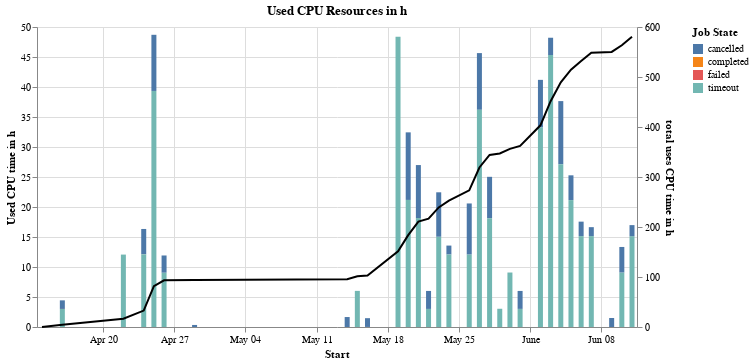

Write notebook code for a chart like this one.
### Code cell
core_hours_per_day = pika_df.select(pl.col("Start").dt.truncate("1d"), pl.col("Core Hours"), pl.col("State")).group_by(pl.col("Start"), pl.col("State")).agg(pl.col("Core Hours").sum(), pl.len().alias("Job Count"))




core_hours_per_day_acc = alt.Chart(
    core_hours_per_day \
        .group_by("Start") \
        .agg(pl.col("Core Hours").sum()) \
        .sort("Start") \
        .select(pl.col("Start"), pl.col("Core Hours").cum_sum().alias("Core Hours Accumulated"))
    , width=600) \
    .mark_line() \
.encode(
    x="Start",
    y=alt.Y("Core Hours Accumulated", title="total uses CPU time in h"),
    color=alt.value("black")
)


core_hours_base_chart = alt.Chart(core_hours_per_day, width=600).mark_bar().encode(
    x="Start",
    color=alt.Color("State", title="Job State")
)

core_hours_per_day_chart = core_hours_base_chart.encode(
    y=alt.Y("Core Hours", title="Used CPU time in h"),
).properties(title="Used CPU Resources in h")

jobs_per_day_chars = core_hours_base_chart.encode(
    y="Job Count",
).properties(title="Number of Scheduled Jobs per day")

(core_hours_per_day_chart + core_hours_per_day_acc).resolve_scale(y="independent").display(scaleFactor=2)

### Figure 1 — Vega-Lite specification as saved in the notebook (floating-point values rounded to 4 significant figures)
{"config": {"view": {"continuousWidth": 300, "continuousHeight": 300}}, "layer": [{"data": {"name": "data-73b5ad0c920c78a5cf804c5ed3ec5328"}, "mark": {"type": "bar"}, "encoding": {"color": {"field": "State", "title": "Job State", "type": "nominal"}, "x": {"field": "Start", "type": "temporal"}, "y": {"field": "Core Hours", "title": "Used CPU time in h", "type": "quantitative"}}, "title": "Used CPU Resources in h"}, {"data": {"name": "data-4854ac901d4d82a21b900783dfffca57"}, "mark": {"type": "line"}, "encoding": {"color": {"value": "black"}, "x": {"field": "Start", "type": "temporal"}, "y": {"field": "Core Hours Accumulated", "title": "total uses CPU time in h", "type": "quantitative"}}}], "resolve": {"scale": {"y": "independent"}}, "width": 600, "$schema": "https://vega.github.io/schema/vega-lite/v5.20.1.json", "datasets": {"data-73b5ad0c920c78a5cf804c5ed3ec5328": [{"Start": "2025-05-20T00:00:00", "State": "timeout", "Core Hours": 21.18, "Job Count": 7}, {"Start": "2025-04-16T00:00:00", "State": "timeout", "Core Hours": 3.0, "Job Count": 1}, {"Start": "2025-05-26T00:00:00", "State": "timeout", "Core Hours": 12.1, "Job Count": 4}, {"Start": "2025-05-24T00:00:00", "State": "cancelled", "Core Hours": 1.49, "Job Count": 1}, {"Start": "2025-04-22T00:00:00", "State": "timeout", "Core Hours": 12.07, "Job Count": 4}, {"Start": "2025-06-03T00:00:00", "State": "cancelled", "Core Hours": 2.88, "Job Count": 2}, {"Start": "2025-06-06T00:00:00", "State": "cancelled", "Core Hours": 2.41, "Job Count": 2}, {"Start": "2025-06-07T00:00:00", "State": "cancelled", "Core Hours": 1.49, "Job Count": 1}, {"Start": "2025-06-10T00:00:00", "State": "timeout", "Core Hours": 9.09, "Job Count": 3}, {"Start": "2025-04-24T00:00:00", "State": "cancelled", "Core Hours": 4.23, "Job Count": 3}, {"Start": "2025-04-29T00:00:00", "State": "cancelled", "Core Hours": 0.34, "Job Count": 2}, {"Start": "2025-04-14T00:00:00", "State": "failed", "Core Hours": 0.0, "Job Count": 1}, {"Start": "2025-04-24T00:00:00", "State": "completed", "Core Hours": 0.01, "Job Count": 1}, {"Start": "2025-04-25T00:00:00", "State": "cancelled", "Core Hours": 9.36, "Job Count": 5}, {"Start": "2025-05-28T00:00:00", "State": "cancelled", "Core Hours": 6.9, "Job Count": 4}, {"Start": "2025-05-27T00:00:00", "State": "cancelled", "Core Hours": 9.45, "Job Count": 4}, {"Start": "2025-05-16T00:00:00", "State": "failed", "Core Hours": 0.01, "Job Count": 2}, {"Start": "2025-05-21T00:00:00", "State": "cancelled", "Core Hours": 8.83, "Job Count": 4}, {"Start": "2025-05-29T00:00:00", "State": "timeout", "Core Hours": 3.04, "Job Count": 1}, {"Start": "2025-04-16T00:00:00", "State": "cancelled", "Core Hours": 1.43, "Job Count": 2}, {"Start": "2025-06-11T00:00:00", "State": "timeout", "Core Hours": 15.14, "Job Count": 5}, {"Start": "2025-05-22T00:00:00", "State": "cancelled", "Core Hours": 3.0, "Job Count": 2}, {"Start": "2025-06-02T00:00:00", "State": "timeout", "Core Hours": 33.3, "Job Count": 11}, {"Start": "2025-05-24T00:00:00", "State": "timeout", "Core Hours": 12.08, "Job Count": 4}, {"Start": "2025-05-20T00:00:00", "State": "cancelled", "Core Hours": 11.26, "Job Count": 6}, {"Start": "2025-05-15T00:00:00", "State": "timeout", "Core Hours": 6.02, "Job Count": 2}, {"Start": "2025-04-25T00:00:00", "State": "timeout", "Core Hours": 39.34, "Job Count": 13}, {"Start": "2025-06-09T00:00:00", "State": "cancelled", "Core Hours": 1.5, "Job Count": 1}, {"Start": "2025-04-26T00:00:00", "State": "timeout", "Core Hours": 9.06, "Job Count": 3}, {"Start": "2025-05-23T00:00:00", "State": "timeout", "Core Hours": 15.05, "Job Count": 5}, {"Start": "2025-06-03T00:00:00", "State": "timeout", "Core Hours": 45.33, "Job Count": 15}, {"Start": "2025-05-16T00:00:00", "State": "cancelled", "Core Hours": 1.46, "Job Count": 1}, {"Start": "2025-04-16T00:00:00", "State": "failed", "Core Hours": 0.01, "Job Count": 4}, {"Start": "2025-06-04T00:00:00", "State": "cancelled", "Core Hours": 10.52, "Job Count": 9}, {"Start": "2025-05-30T00:00:00", "State": "timeout", "Core Hours": 9.08, "Job Count": 3}, {"Start": "2025-05-22T00:00:00", "State": "timeout", "Core Hours": 3.01, "Job Count": 1}, {"Start": "2025-06-06T00:00:00", "State": "timeout", "Core Hours": 15.15, "Job Count": 5}, {"Start": "2025-04-26T00:00:00", "State": "cancelled", "Core Hours": 2.86, "Job Count": 1}, {"Start": "2025-06-02T00:00:00", "State": "cancelled", "Core Hours": 7.89, "Job Count": 4}, {"Start": "2025-05-31T00:00:00", "State": "timeout", "Core Hours": 3.02, "Job Count": 1}, {"Start": "2025-06-10T00:00:00", "State": "cancelled", "Core Hours": 4.25, "Job Count": 3}, {"Start": "2025-04-24T00:00:00", "State": "timeout", "Core Hours": 12.1, "Job Count": 4}, {"Start": "2025-05-19T00:00:00", "State": "timeout", "Core Hours": 48.37, "Job Count": 16}, {"Start": "2025-05-23T00:00:00", "State": "cancelled", "Core Hours": 7.4, "Job Count": 4}, {"Start": "2025-05-26T00:00:00", "State": "cancelled", "Core Hours": 8.49, "Job Count": 4}, {"Start": "2025-05-31T00:00:00", "State": "cancelled", "Core Hours": 2.99, "Job Count": 1}, {"Start": "2025-06-05T00:00:00", "State": "cancelled", "Core Hours": 4.13, "Job Count": 3}, {"Start": "2025-05-21T00:00:00", "State": "timeout", "Core Hours": 18.16, "Job Count": 6}, {"Start": "2025-06-07T00:00:00", "State": "timeout", "Core Hours": 15.15, "Job Count": 5}, {"Start": "2025-06-05T00:00:00", "State": "timeout", "Core Hours": 21.15, "Job Count": 7}, {"Start": "2025-06-04T00:00:00", "State": "timeout", "Core Hours": 27.13, "Job Count": 9}, {"Start": "2025-06-11T00:00:00", "State": "cancelled", "Core Hours": 1.84, "Job Count": 1}, {"Start": "2025-05-14T00:00:00", "State": "cancelled", "Core Hours": 1.66, "Job Count": 1}, {"Start": "2025-05-27T00:00:00", "State": "timeout", "Core Hours": 36.2, "Job Count": 12}, {"Start": "2025-05-28T00:00:00", "State": "timeout", "Core Hours": 18.13, "Job Count": 6}, {"Start": "2025-04-29T00:00:00", "State": "failed", "Core Hours": 0.0, "Job Count": 2}], "data-4854ac901d4d82a21b900783dfffca57": [{"Start": "2025-04-14T00:00:00", "Core Hours Accumulated": 0.0}, {"Start": "2025-04-16T00:00:00", "Core Hours Accumulated": 4.44}, {"Start": "2025-04-22T00:00:00", "Core Hours Accumulated": 16.51}, {"Start": "2025-04-24T00:00:00", "Core Hours Accumulated": 32.85}, {"Start": "2025-04-25T00:00:00", "Core Hours Accumulated": 81.55}, {"Start": "2025-04-26T00:00:00", "Core Hours Accumulated": 93.47}, {"Start": "2025-04-29T00:00:00", "Core Hours Accumulated": 93.81}, {"Start": "2025-05-14T00:00:00", "Core Hours Accumulated": 95.47}, {"Start": "2025-05-15T00:00:00", "Core Hours Accumulated": 101.5}, {"Start": "2025-05-16T00:00:00", "Core Hours Accumulated": 103.0}, {"Start": "2025-05-19T00:00:00", "Core Hours Accumulated": 151.3}, {"Start": "2025-05-20T00:00:00", "Core Hours Accumulated": 183.8}, {"Start": "2025-05-21T00:00:00", "Core Hours Accumulated": 210.8}, {"Start": "2025-05-22T00:00:00", "Core Hours Accumulated": 216.8}, {"Start": "2025-05-23T00:00:00", "Core Hours Accumulated": 239.2}, {"Start": "2025-05-24T00:00:00", "Core Hours Accumulated": 252.8}, {"Start": "2025-05-26T00:00:00", "Core Hours Accumulated": 273.4}, {"Start": "2025-05-27T00:00:00", "Core Hours Accumulated": 319.0}, {"Start": "2025-05-28T00:00:00", "Core Hours Accumulated": 344.1}, {"Start": "2025-05-29T00:00:00", "Core Hours Accumulated": 347.1}, {"Start": "2025-05-30T00:00:00", "Core Hours Accumulated": 356.2}, {"Start": "2025-05-31T00:00:00", "Core Hours Accumulated": 362.2}, {"Start": "2025-06-02T00:00:00", "Core Hours Accumulated": 403.4}, {"Start": "2025-06-03T00:00:00", "Core Hours Accumulated": 451.6}, {"Start": "2025-06-04T00:00:00", "Core Hours Accumulated": 489.2}, {"Start": "2025-06-05T00:00:00", "Core Hours Accumulated": 514.5}, {"Start": "2025-06-06T00:00:00", "Core Hours Accumulated": 532.1}, {"Start": "2025-06-07T00:00:00", "Core Hours Accumulated": 548.7}, {"Start": "2025-06-09T00:00:00", "Core Hours Accumulated": 550.2}, {"Start": "2025-06-10T00:00:00", "Core Hours Accumulated": 563.6}, {"Start": "2025-06-11T00:00:00", "Core Hours Accumulated": 580.5}]}}
